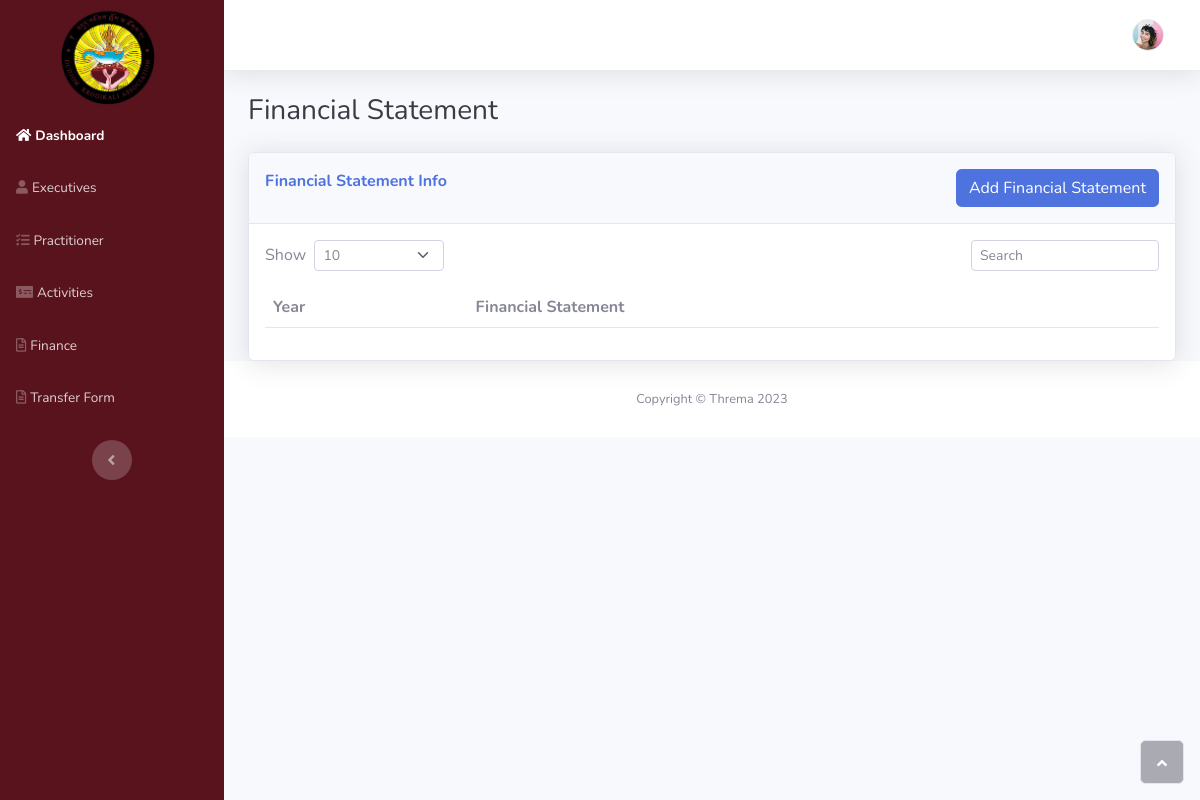
Page /finance/ (signed in) on the earlier database version.
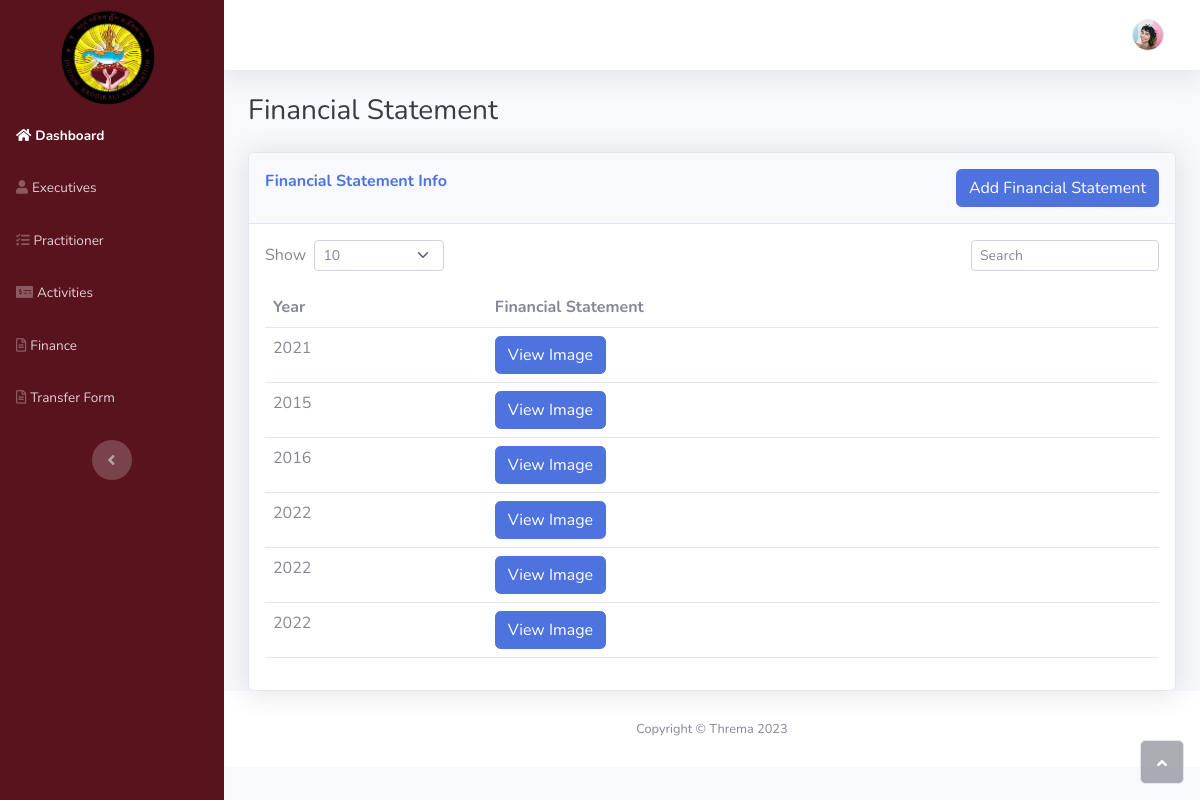
Same page on the later database version.
### base/models.py (models this page shows, shortened)
class FinancialStatement(models.Model):
    year = models.PositiveIntegerField(choices=YEAR_CHOICES)
    image = models.ImageField(upload_to='financial_statements/')

### base/views.py (the view)
# urls.py: path('finance/', views.finance, name='finance'),
@login_required(login_url=('adminlogin', 'executivelogin'))
def finance(request):
    finance = FinancialStatement.objects.all().values()
    context = {
        'FinancialStatement': finance
    }
    return render(request, 'base/finance.html', context)

### base/templates/base/finance.html (shortened to what this page needs)
{% extends 'main.html' %}
{% block content %}
                <div class="container-fluid">
                    <h3 class="text-dark mb-4">Financial Statement</h3>
                    <div class="card shadow">
                        <div class="card-header py-3 d-flex justify-content-between">
                            <p class="text-primary m-0 fw-bold">Financial Statement Info</p>
<button type="button" class="btn btn-primary" data-toggle="modal" data-target="#addMemberModal">Add Financial Statement</button>
                        </div>
                        <div class="card-body">
                            <div class="row">
                                <div class="col-md-6 text-nowrap">
                                    <div id="dataTable_length" class="dataTables_length" aria-controls="dataTable">
                                        <label class="form-label">Show&nbsp;
                                            <select class="d-inline-block form-select form-select-sm" onchange="changePageSize(this.value)">
                                                <option value="10" {% if page_size == 10 %}selected{% endif %}>10</option>
                                            </select>
                                        &nbsp;</label>
                                    </div>
                                </div>
                                <div class="col-md-6">
                                    <div class="text-md-end dataTables_filter" id="dataTable_filter">
                                        <label class="form-label">
                                            <input type="text" id="searchInput" class="form-control form-control-sm" aria-controls="dataTable" placeholder="Search" onkeyup="searchTable()">
                                        </label>
                                    </div>
                                </div>
                            </div>
                            <div class="table-responsive table mt-2" id="dataTable" role="grid" aria-describedby="dataTable_info">
                                <table class="table my-0" id="dataTable">
                                    <thead>
                                        <tr>
                                            <th>Year</th>
                                            <th>Financial Statement</th>
                                        </tr>
                                    </thead>
                                    <tbody>
                                        {% for finance in FinancialStatement %}
                                        <tr>
                                            <td>{{ finance.year }}</td>
                                            <td>
                                                <button class="btn btn-primary" onclick="showPopup('{{ finance.image.url }}')">View Image</button>
                                            </td>
                                        </tr>
                                        {% endfor %}
                                    </tbody>
                                </table>
                            </div>
                        </div>
                    </div>
                </div>
        {% endblock %}

### templates/main.html (shortened to what this page needs)
<!DOCTYPE html>
<html>
{% load static %}
<head>
    <link rel='stylesheet' type="text/css" media="screen" href="{% static 'bootstrap/css/bootstrap.min.css' %}">
    <link rel='stylesheet' type="text/css" media="screen" href="{% static 'fonts/fontawesome-all.min.css' %}">
    <link rel='stylesheet' type="text/css" media="screen" href="{% static 'css/untitled.css' %}">
</head>
<body id="page-top">
    <div id="wrapper">
        {% include 'navbar.html'  %}
        <div class="d-flex flex-column" id="content-wrapper">
            <div id="content">
<nav class="navbar navbar-light navbar-expand bg-white shadow mb-4 topbar static-top" style="background: var(--bs-danger);">
    <div class="container-fluid">
        <ul class="navbar-nav flex-nowrap ms-auto">
            <li class="nav-item dropdown no-arrow">
                <div class="nav-item dropdown no-arrow">
                    <a class="dropdown-toggle nav-link" aria-expanded="false" data-bs-toggle="dropdown" href="{% url 'profile' %}">
                        <img class="border rounded-circle img-profile" src="assets/img/avatars/avatar1.jpeg">
                    </a>
                </div>
            </li>
        </ul>
    </div>
</nav>
        {% block content %}
        {% endblock %}
            <footer class="bg-white sticky-footer">
                <div class="container my-auto">
                    <div class="text-center my-auto copyright"><span>Copyright © Threma 2023</span></div>
                </div>
            </footer>
        </div><a class="border rounded d-inline scroll-to-top" href="#page-top"><i class="fas fa-angle-up"></i></a>
    </div>
    </div>
</body>
</html>

### templates/navbar.html (shortened to what this page needs)
<!DOCTYPE html>
{% load static %}
<html>
<head>
    <link rel='stylesheet' type="text/css" media="screen" href="{% static 'bootstrap/css/bootstrap.min.css' %}">
    <link rel='stylesheet' type="text/css" media="screen" href="{% static 'fonts/fontawesome-all.min.css' %}">
    <link rel='stylesheet' type="text/css" media="screen" href="{% static 'css/untitled.css' %}">
</head>
<body>
    <nav class="navbar navbar-dark align-items-start sidebar sidebar-dark accordion bg-gradient-primary p-0" style="background: #59131D;">
        <nav class="navbar navbar-dark align-items-start sidebar sidebar-dark accordion bg-gradient-primary p-0" style="background: #59131D;">
            <div class="container-fluid d-flex flex-column p-0"><a class="navbar-brand d-flex justify-content-center align-items-center sidebar-brand m-0" href="#" style="background: url(&quot;{% static 'img/ellipse-1@2x.png' %}&quot;) no-repeat;background-size: contain;width: 108px;height: 109px;">
                </a>
                <ul class="navbar-nav text-light" id="accordionSidebar" style="text-align: center;">
                    <li class="nav-item"><a class="nav-link active" href="{% url 'index' %}"><i class="fas fa-home"></i><span>Dashboard</span></a></li>
                    <li class="nav-item"><a class="nav-link" href="{% url 'executives' %}"><i class="fas fa-user"></i><span>Executives</span></a></li>
                    <li class="nav-item"><a class="nav-link" href="{% url 'practitioner' %}"><i class="fas fa-tasks"></i><span>Practitioner</span></a></li>
                    <li class="nav-item"><a class="nav-link" href="{% url 'activity' %}"><i class="fas fa-money-check-alt"></i><span>Activities</span></a></li>
                    <li class="nav-item"><a class="nav-link" href="{% url 'finance' %}"><i class="far fa-file-alt"></i><span>Finance</span></a></li>
                    <li class="nav-item"><a class="nav-link" href="{% url 'transferform' %}"><i class="far fa-file-alt"></i><span>Transfer Form</span></a></li>
                </ul>
                <div class="text-center d-none d-md-inline"><button class="btn rounded-circle border-0" id="sidebarToggle" type="button"></button></div>
            </div>
        </nav>
    </nav>
</body>
</html>

### static/css/untitled.css (style rules this page uses)
body { background-image: url("../../assets/img/rectangle-150.svg"); }

Differences in the rows shown:
added FinancialStatement: year "2021"
added FinancialStatement: year "2015"
added FinancialStatement: year "2016"
added FinancialStatement: year "2022"
added FinancialStatement: year "2022"
added FinancialStatement: year "2022"
